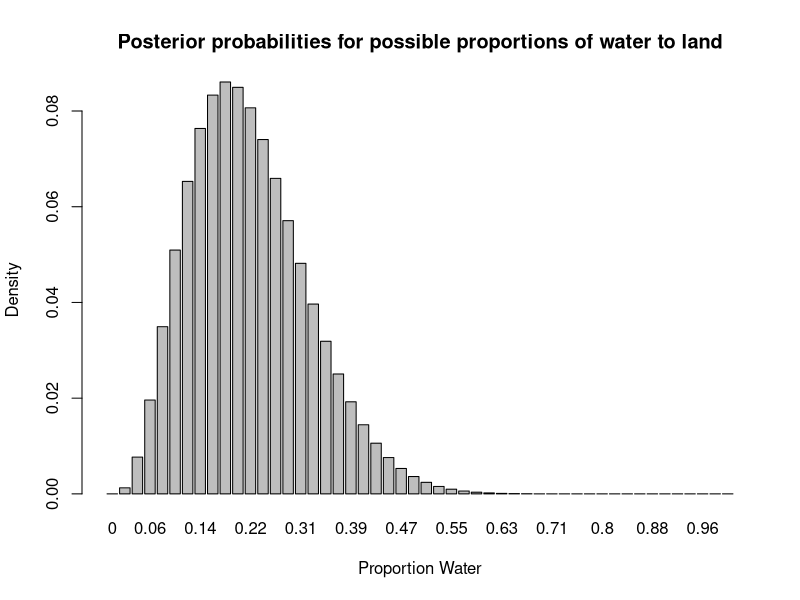
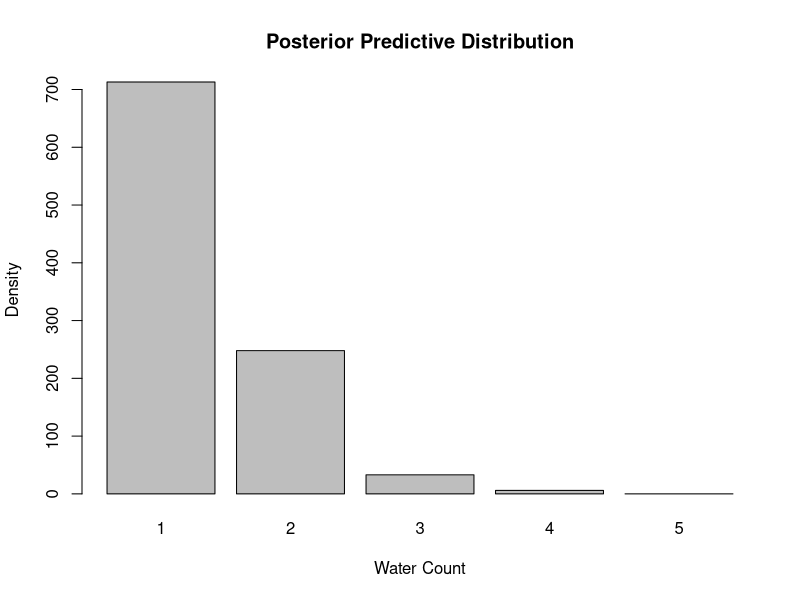
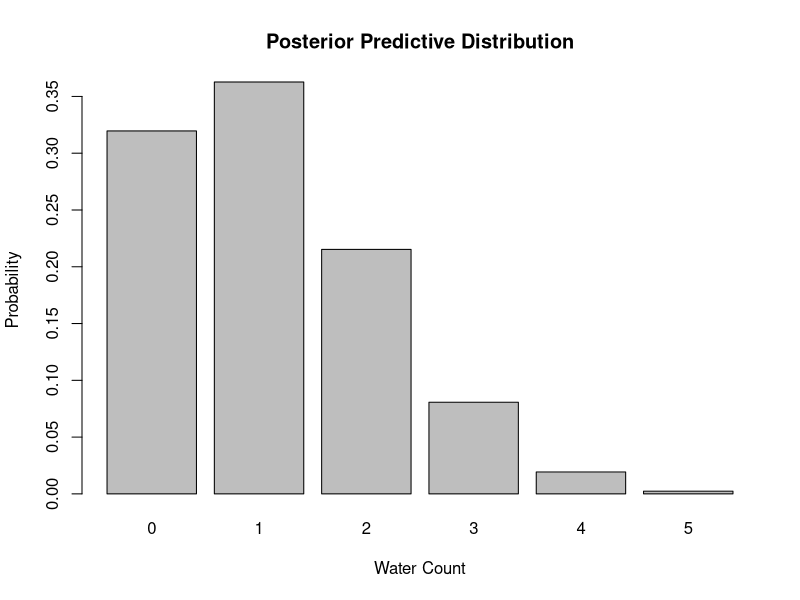

The R source for these figures, in order:
## ---- chunk 1
knitr::opts_chunk$set(fig.align = "center")
library(tidyverse)  # Load any packages you need here
## ---- chunk 2
# Function to compute posterior for a given sample and range of possible proportions.
compute_posterior = function(sample, possible){
  
  W = sum(sample == "W")
  L = sum(sample == "L")
  
  prior = rep(1, length(possible)) # 2. Calculate likelihood and prior
  likelihood = sapply(possible, function(x) dbinom(x = W, size = W+L, prob = x))
  post = (prior * likelihood) / sum(prior * likelihood)  # 3. Calculate posterior probability
  
  return(post)
}

# Sample with 3 water and 13 land:
sample = c("W","W","W","L","L","L","L","L","L","L","L","L","L","L","L","L")
# 1. Create a grid of possible proportion values
possible = seq(0,1,length.out=50)
# Compute posteriors
posterior = compute_posterior(sample, possible)

# 4. Create a plot of the posterior distribution
barplot(posterior, names.arg = round(possible,2),
        main = "Posterior probabilities for possible proportions of water to land",
        xlab = "Proportion Water",
        ylab = "Density")
## ---- chunk 3
# Number of steps in our simulation
n_tosses = 5
sim_iters = 1000
# Empty vector to store predicted "W" counts
predicted_counts = rep(0, n_tosses)

# 1. Sample from your posterior distribution
post_samples <- sample(posterior, size=sim_iters, prob=posterior, replace=TRUE )

# 2. Use these samples to simulate new tosses
sim_globe = function( p=0.7 , N=5 ){
  sample(
    x = c("W", "L"),  # possible values
    size = N,         # how many draws
    prob = c(p, 1-p), # probability of each possibility
    replace = TRUE    # the same value can be drawn multiple times
  )
}


# Run simulation
for (i in 1:sim_iters){
  p = post_samples[i]
  tosses = sim_globe(p, n_tosses)
  water_count = sum(tosses == "W")
  predicted_counts[water_count+1] = predicted_counts[water_count+1] + 1
}

# 3. Create a visualization of the predictions
barplot(predicted_counts, names.arg = seq(1,5,1),
        main = "Posterior Predictive Distribution",
        xlab = "Water Count",
        ylab = "Density")

## ---- chunk 4
# This will help with debugging and reproducibility
sessionInfo()
## ---- chunk 5
n_tosses <- 5
# Assuming 'posterior' is a vector of probabilities that sums to 1
# And that you want to sample from the values 0:1 with these probabilities

# 1. Set up the simulation
sim_iters <- 10000
possible_counts <- 0:n_tosses
predicted_counts <- numeric(length(possible_counts))

# 2. Run the simulation
for (i in 1:sim_iters) {
  # Sample one value from the posterior
  p_water <- sample(seq(0, 1, length.out=length(posterior)), 
                   size=1, prob=posterior, replace=TRUE)
  
  # Simulate new tosses with this probability
  new_tosses <- rbinom(1, size=n_tosses, prob=p_water)
  
  # Update the count for this number of successes
  predicted_counts[new_tosses + 1] <- predicted_counts[new_tosses + 1] + 1
}

# 3. Convert to probabilities
predicted_probs <- predicted_counts / sum(predicted_counts)

# 4. Create a visualization of the predictions
barplot(predicted_probs, names.arg=possible_counts,
        main="Posterior Predictive Distribution",
        xlab="Water Count",
        ylab="Probability")

